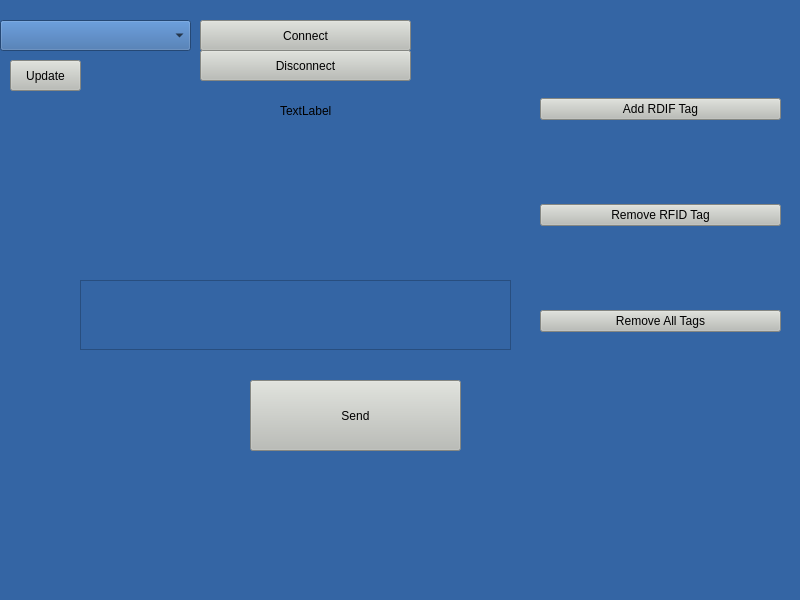
<?xml version="1.0" encoding="UTF-8"?>
<ui version="4.0">
 <class>MainWindow</class>
 <widget class="QMainWindow" name="MainWindow">
  <property name="geometry">
   <rect>
    <x>0</x>
    <y>0</y>
    <width>800</width>
    <height>600</height>
   </rect>
  </property>
  <property name="windowTitle">
   <string>MainWindow</string>
  </property>
  <property name="styleSheet">
   <string notr="true">background-color: rgb(52, 101, 164);</string>
  </property>
  <widget class="QWidget" name="centralwidget">
   <widget class="QWidget" name="verticalLayoutWidget">
    <property name="geometry">
     <rect>
      <x>540</x>
      <y>20</y>
      <width>241</width>
      <height>391</height>
     </rect>
    </property>
    <layout class="QVBoxLayout" name="verticalLayout">
     <item>
      <widget class="QPushButton" name="add">
       <property name="styleSheet">
        <string notr="true">background-color: rgb(186, 189, 182);</string>
       </property>
       <property name="text">
        <string>Add RDIF Tag</string>
       </property>
      </widget>
     </item>
     <item>
      <widget class="QPushButton" name="remove">
       <property name="styleSheet">
        <string notr="true">background-color: rgb(186, 189, 182);</string>
       </property>
       <property name="text">
        <string>Remove RFID Tag</string>
       </property>
      </widget>
     </item>
     <item>
      <widget class="QPushButton" name="allremove">
       <property name="styleSheet">
        <string notr="true">background-color: rgb(186, 189, 182);</string>
       </property>
       <property name="text">
        <string>Remove All Tags</string>
       </property>
      </widget>
     </item>
    </layout>
   </widget>
   <widget class="QPushButton" name="send">
    <property name="geometry">
     <rect>
      <x>250</x>
      <y>380</y>
      <width>211</width>
      <height>71</height>
     </rect>
    </property>
    <property name="styleSheet">
     <string notr="true">background-color: rgb(186, 189, 182);</string>
    </property>
    <property name="text">
     <string>Send</string>
    </property>
   </widget>
   <widget class="QTextEdit" name="rfiddata">
    <property name="geometry">
     <rect>
      <x>80</x>
      <y>280</y>
      <width>431</width>
      <height>70</height>
     </rect>
    </property>
   </widget>
   <widget class="QComboBox" name="comPortBox">
    <property name="geometry">
     <rect>
      <x>0</x>
      <y>20</y>
      <width>191</width>
      <height>31</height>
     </rect>
    </property>
   </widget>
   <widget class="QPushButton" name="update">
    <property name="geometry">
     <rect>
      <x>10</x>
      <y>60</y>
      <width>71</width>
      <height>31</height>
     </rect>
    </property>
    <property name="styleSheet">
     <string notr="true">background-color: rgb(186, 189, 182);</string>
    </property>
    <property name="text">
     <string>Update</string>
    </property>
   </widget>
   <widget class="QPushButton" name="connect">
    <property name="geometry">
     <rect>
      <x>200</x>
      <y>20</y>
      <width>211</width>
      <height>31</height>
     </rect>
    </property>
    <property name="styleSheet">
     <string notr="true">background-color: rgb(186, 189, 182);</string>
    </property>
    <property name="text">
     <string>Connect</string>
    </property>
   </widget>
   <widget class="QLabel" name="label">
    <property name="geometry">
     <rect>
      <x>280</x>
      <y>100</y>
      <width>171</width>
      <height>21</height>
     </rect>
    </property>
    <property name="text">
     <string>TextLabel</string>
    </property>
   </widget>
   <widget class="QPushButton" name="disconnect">
    <property name="geometry">
     <rect>
      <x>200</x>
      <y>50</y>
      <width>211</width>
      <height>31</height>
     </rect>
    </property>
    <property name="styleSheet">
     <string notr="true">background-color: rgb(186, 189, 182);</string>
    </property>
    <property name="text">
     <string>Disconnect</string>
    </property>
   </widget>
  </widget>
  <widget class="QStatusBar" name="statusbar"/>
 </widget>
 <resources/>
 <connections/>
</ui>
